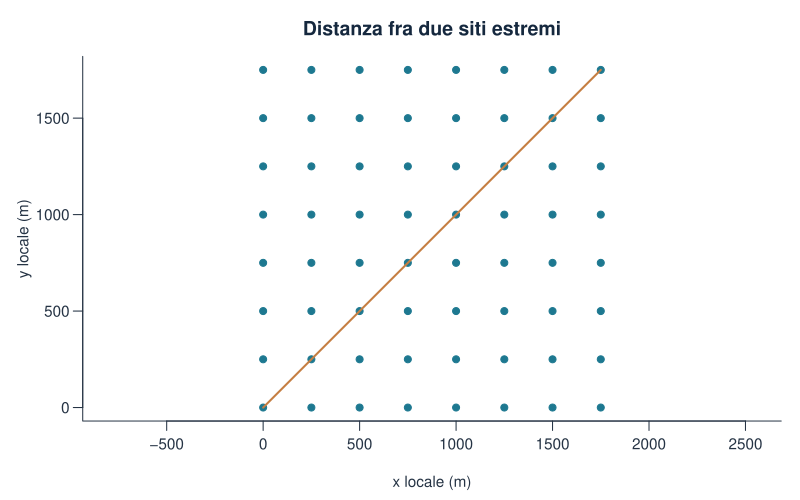

This figure's R source:
D_km <- as.matrix(dist(xy/1000))
stopifnot(max(abs(D_km-D/1000))<1e-12)
stile_grafico()
plot(d$x_m,d$y_m,pch=19,col=palette_geo[1],asp=1,
  xlab="x locale (m)",ylab="y locale (m)",main="Distanza fra due siti estremi")
segments(d$x_m[1],d$y_m[1],d$x_m[64],d$y_m[64],col=palette_geo[2],lwd=2)
write.csv(data.frame(id=d$id,distanza_da_S01_m=D[,1]),
  percorso_risultati("distanze_da_S01.csv"),row.names=FALSE)
